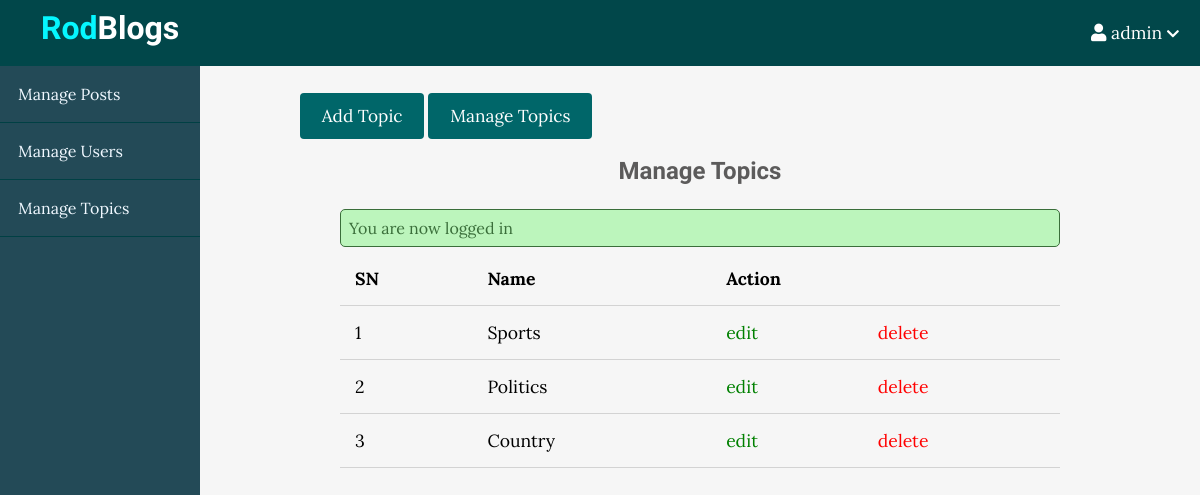
Screenshot of /admin/topics/index.php (signed in) with the database file from the repository.
### tables this page shows
CREATE TABLE `topics` (
  `id` int NOT NULL,
  `name` varchar(100) NOT NULL,
  `description` text NOT NULL
);

### app/controllers/topics.php (called while the page is built, shortened)
<?php
include(ROOT_PATH . "/app/database/db.php");
$table = 'topics';
$topics = selectAll($table);

### app/database/db.php (called while the page is built, shortened)
<?php
require('connect.php');
function selectAll($table, $conditions = [])
{
    global $conn;
    $sql = "SELECT * FROM $table";
    if (empty($conditions)) {
        $stmt = $conn->prepare($sql);
        $stmt->execute();
        $records = $stmt->get_result()->fetch_all(MYSQLI_ASSOC);
        return $records;
    }
}

### admin/topics/index.php (the view, shortened to what this page needs)
<?php include(ROOT_PATH . "/app/controllers/topics.php");
?>
<!DOCTYPE html>
<html lang="en">
    <head>
        <link rel="stylesheet"
            href="https://use.fontawesome.com/releases/v5.7.2/css/all.css"
>
        <link rel="stylesheet" href="../../assets/css/style.css">
        <link rel="stylesheet" href="../../assets/css/admin.css">
    </head>
    <body>
    <?php include(ROOT_PATH . "/app/includes/adminHeader.php"); ?>
        <div class="admin-wrapper">
        <?php include(ROOT_PATH . "/app/includes/adminSidebar.php"); ?>
            <div class="admin-content">
                <div class="button-group">
                    <a href="create.php" class="btn btn-big">Add Topic</a>
                    <a href="index.php" class="btn btn-big">Manage Topics</a>
                </div>
                <div class="content">
                    <h2 class="page-title">Manage Topics</h2>
                    <?php include(ROOT_PATH . "/app/includes/messages.php"); ?>
                    <table>
                        <thead>
                            <th>SN</th>
                            <th>Name</th>
                            <th colspan="2">Action</th>
                        </thead>
                        <tbody>
                            <?php foreach ($topics as $key => $topic): ?>
                               <tr>
                                    <td><?php echo $key + 1; ?></td>
                                    <td><?php echo $topic['name']; ?></td>
                                    <td><a href="edit.php?id=<?php echo $topic['id']; ?>" class="edit">edit</a></td>
                                    <td><a href="index.php?del_id=<?php echo $topic['id']; ?>" class="delete">delete</a></td>
                                </tr>
                            <?php endforeach; ?>
                        </tbody>
                    </table>
                </div>
            </div>
        </div>
    </body>
</html>

### assets/css/style.css (style rules this page uses)
* { box-sizing: border-box; }
html, body { height: 100%; padding: 0px; margin: 0px; background: #f6f6f6; font-family: "Lora", serif; }
h1, h2, h3, h4, h5, h6 { font-family: "Candal", serif; color: #5c5b5b; margin: 5px; }
a { text-decoration: none; color: inherit; }
.btn { padding: 0.5rem 1rem; background: #006669; color: white; border: 1px solid transparent; border-radius: 0.25rem; font-size: 1.08em; font-family: "Lora", serif; }
.btn-big { padding: 0.7rem 1.3rem; line-height: 1.3rem; }
.content { width: 90%; margin: 30px auto 30px; }

### assets/css/admin.css (style rules this page uses)
.admin-wrapper { display: flex; height: calc(100% - 66px); }
.admin-wrapper .admin-content { flex: 8; height: 100%; padding: 40px 100px 100px; overflow-y: scroll; }
.admin-content .page-title { text-align: center; margin-bottom: 1.5rem; }
table { width: 100%; border-collapse: collapse; font-size: 1.1rem; }
th, td { padding: 15px; text-align: left; border-bottom: 1px solid #d3d3d3; }
.edit { color: green; }
.delete { color: red; }

### rows the page displays
topics: name "Sports"
topics: name "Politics"
topics: name "Country"

### other values shown
$_SESSION['username'] "admin"
$_SESSION['message'] "You are now logged in"
